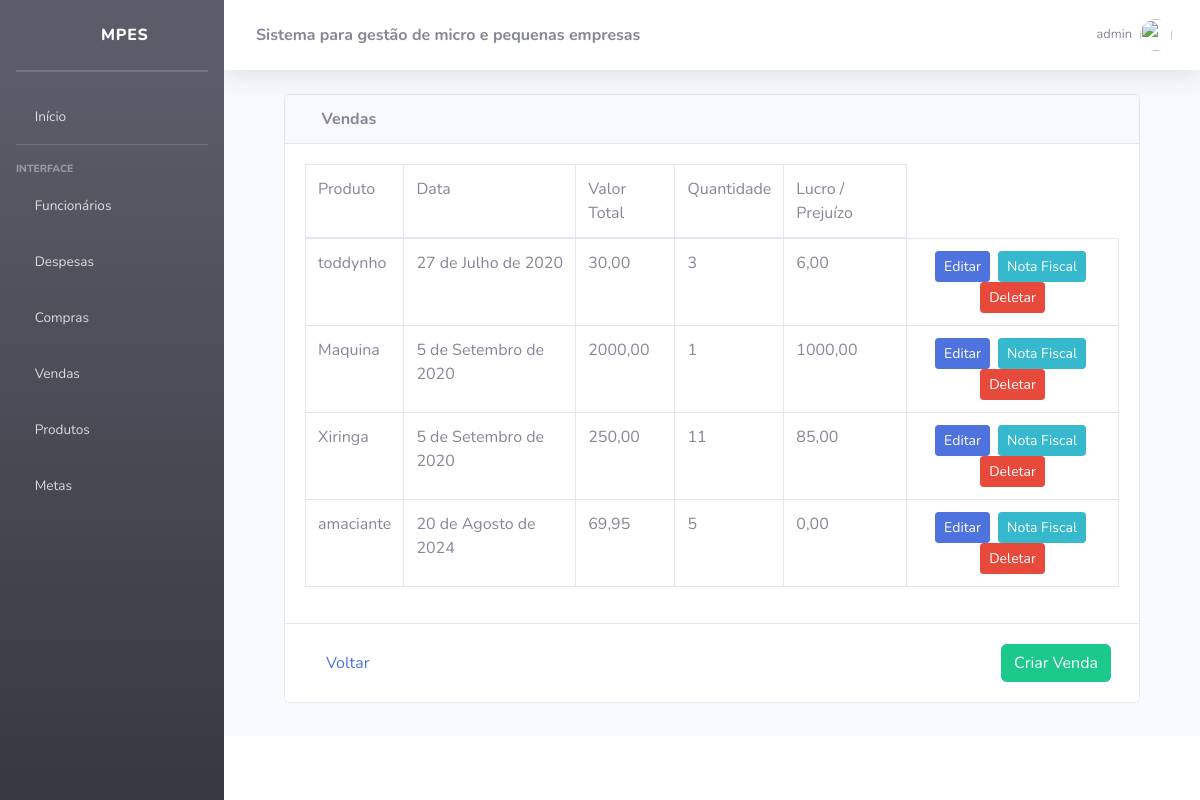
/venda/ (signed in), run on the app's committed database.
### venda/models.py (models this page shows, shortened)
class Venda(models.Model):
    produto = models.ForeignKey(Produto, on_delete=models.CASCADE)
    data = models.DateField()
    valorTotal = models.DecimalField(max_digits=10, decimal_places=2)
    quantidadeProduto = models.PositiveIntegerField()
    def lucro(self):
        valor_unitario_venda = self.valorTotal / self.quantidadeProduto
        lucro_por_unidade = valor_unitario_venda - self.produto.valorCompra
        return lucro_por_unidade * self.quantidadeProduto

### produtos/models.py (models this page shows)
class Produto(models.Model):
    nome = models.CharField(max_length=100)
    unidadeMedida = models.CharField(max_length=20)
    codDeBarra = models.CharField(max_length=50)
    valorVenda = models.DecimalField(max_digits=10, decimal_places=2, null=True, blank=True)
    valorCompra = models.DecimalField(max_digits=10, decimal_places=2)
    quantidade = models.IntegerField()
    def __str__(self):
        return self.nome

### venda/views.py (the view)
# urls.py: path("", views.listartudo, name="listarCompra"),
@group_required('vendedor')
@login_required
def listartudo(request):
    create_groups()
    user = request.user.username
    venda = Venda.objects.all()
    return render(request, "venda/listartudo.html", {'venda': venda, 'user':user })

### MPEs/utils.py (called while the page is built, shortened)
def group_required(groups, login_url=None, raise_exception=False):
    def check_perms(user):
        if user.is_superuser:
            return True
    return user_passes_test(check_perms, login_url=login_url)

def create_groups():
    if not Group.objects.exists():
        groupAdmin = Group(name='vendedor')
        groupAdmin.save()
        groupAdmin = Group(name='caixa')
        groupAdmin.save()
        groupAdmin = Group(name='administrador')
        groupAdmin.save()

### templates/venda/listartudo.html
{% extends 'base.html' %}
{% block content %}
  <div class="container">
    <div class="row m-0">
      <div class="col-12">
        <div class="card">
          <div class="card-header ml-0">
            <i class="fas fa-receipt"></i>
           <strong>Vendas</strong>
          </div>
          <div class="card-body">
            <div class="table-responsive">
              <table class="table table-bordered" id="dataTable" width="100%" cellspacing="0">
                <thead>
                  <tr>
                    <td>Produto</td>
                    <td>Data</td>
                    <td>Valor Total</td>
                    <td>Quantidade</td>
                    <td>Lucro / Prejuízo</td>
                  </tr>
                </thead>
                <tbody>
                  {% if venda %}
                    {% for vendas in venda %}
                      <tr>
                        <td>{{ vendas.produto }}</td>
                        <td>{{ vendas.data }}</td>
                        <td>{{ vendas.valorTotal }}</td>
                        <td>{{ vendas.quantidadeProduto }}</td>
                        <td>{{ vendas.lucro|floatformat:2 }}</td>
                        <td class="text-center">
                          <a href="{% url 'atualizarVenda' vendas.id %}" class="btn btn-primary btn-sm mr-1">Editar</a>
                          <a href="{% url 'notaFiscalVenda' vendas.id %}" class="btn btn btn-info btn-sm mr-1">Nota Fiscal</a>
                          <a href="{% url 'confirmarVenda' vendas.id %}" class="btn btn-danger btn-sm">Deletar</a>
                        </td>
                      </tr>
                    {% endfor %}
                  {% endif %}
                </tbody>
              </table>
            </div>
          </div>
          <div class="card-footer bg-white">
            <div class="d-flex justify-content-between p-2">
              <a href="{% url 'home' %}" class="btn btn-link btn-custom-size">Voltar</a>
              <a href="{% url 'criarVenda' %}" class="btn btn-success btn-custom-size">Criar Venda</a>
            </div>
          </div>
        </div>
      </div>
    </div>
  </div>
{% endblock %}

### templates/topbar.html (shortened to what this page needs)
{% load static %}
<nav class="navbar navbar-expand navbar-light bg-white topbar mb-4 static-top shadow">
    <div class="sidebar-brand-text mx-3"><strong>Sistema para gestão de micro e pequenas empresas</strong></div>
    <ul class="navbar-nav ml-auto">
        <li class="nav-item dropdown no-arrow d-sm-none">
        <li class="nav-item dropdown no-arrow">
            <a class="nav-link dropdown-toggle" href="#" id="userDropdown" role="button"
                data-toggle="dropdown" aria-haspopup="true" aria-expanded="false">
                <span class="mr-2 d-none d-lg-inline text-gray-600 small">{{ user }}</span>
                <img class="img-profile rounded-circle"
                src="{% static 'img/undraw_profile.svg' %}">
        </a>
        </li>
    </ul>
</nav>

### data on the page
Venda: produto "toddynho", data "27 de Julho de 2020", valorTotal "30,00", quantidadeProduto "3", lucro "6,00"
Venda: produto "Maquina", data "5 de Setembro de 2020", valorTotal "2000,00", quantidadeProduto "1", lucro "1000,00"
Venda: produto "Xiringa", data "5 de Setembro de 2020", valorTotal "250,00", quantidadeProduto "11", lucro "85,00"
Venda: produto "amaciante", data "20 de Agosto de 2024", valorTotal "69,95", quantidadeProduto "5", lucro "0,00"

### other printed values
{{ user }} "admin"
